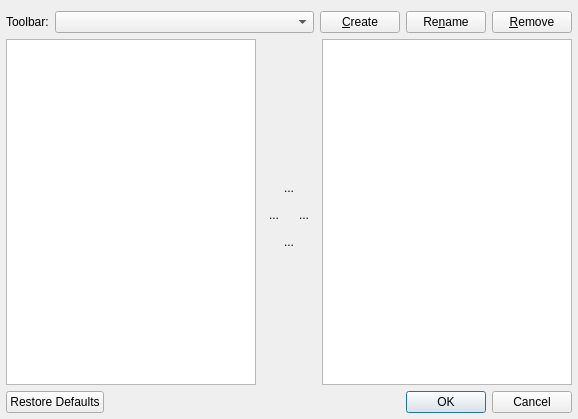
<?xml version="1.0" encoding="UTF-8"?>
<ui version="4.0">
 <class>QSUiToolBarEditor</class>
 <widget class="QDialog" name="QSUiToolBarEditor">
  <property name="geometry">
   <rect>
    <x>0</x>
    <y>0</y>
    <width>578</width>
    <height>419</height>
   </rect>
  </property>
  <property name="windowTitle">
   <string>ToolBar Editor</string>
  </property>
  <layout class="QGridLayout" name="gridLayout_2">
   <property name="leftMargin">
    <number>6</number>
   </property>
   <property name="rightMargin">
    <number>6</number>
   </property>
   <property name="bottomMargin">
    <number>6</number>
   </property>
   <item row="0" column="0" colspan="3">
    <layout class="QHBoxLayout" name="horizontalLayout_2">
     <property name="spacing">
      <number>6</number>
     </property>
     <item>
      <widget class="QLabel" name="label">
       <property name="text">
        <string>Toolbar:</string>
       </property>
      </widget>
     </item>
     <item>
      <widget class="QComboBox" name="toolbarNameComboBox">
       <property name="sizePolicy">
        <sizepolicy hsizetype="Expanding" vsizetype="Fixed">
         <horstretch>0</horstretch>
         <verstretch>0</verstretch>
        </sizepolicy>
       </property>
      </widget>
     </item>
     <item>
      <widget class="QPushButton" name="createButton">
       <property name="sizePolicy">
        <sizepolicy hsizetype="Preferred" vsizetype="Fixed">
         <horstretch>0</horstretch>
         <verstretch>0</verstretch>
        </sizepolicy>
       </property>
       <property name="text">
        <string>&amp;Create</string>
       </property>
       <property name="flat">
        <bool>false</bool>
       </property>
      </widget>
     </item>
     <item>
      <widget class="QPushButton" name="renameButton">
       <property name="sizePolicy">
        <sizepolicy hsizetype="Preferred" vsizetype="Fixed">
         <horstretch>0</horstretch>
         <verstretch>0</verstretch>
        </sizepolicy>
       </property>
       <property name="text">
        <string>Re&amp;name</string>
       </property>
       <property name="flat">
        <bool>false</bool>
       </property>
      </widget>
     </item>
     <item>
      <widget class="QPushButton" name="removeButton">
       <property name="sizePolicy">
        <sizepolicy hsizetype="Preferred" vsizetype="Fixed">
         <horstretch>0</horstretch>
         <verstretch>0</verstretch>
        </sizepolicy>
       </property>
       <property name="text">
        <string>&amp;Remove</string>
       </property>
       <property name="flat">
        <bool>false</bool>
       </property>
      </widget>
     </item>
    </layout>
   </item>
   <item row="1" column="0" rowspan="3">
    <widget class="QListWidget" name="actionsListWidget">
     <property name="editTriggers">
      <set>QAbstractItemView::NoEditTriggers</set>
     </property>
     <property name="showDropIndicator" stdset="0">
      <bool>false</bool>
     </property>
     <property name="dragEnabled">
      <bool>true</bool>
     </property>
     <property name="dragDropMode">
      <enum>QAbstractItemView::DragDrop</enum>
     </property>
     <property name="defaultDropAction">
      <enum>Qt::MoveAction</enum>
     </property>
     <property name="alternatingRowColors">
      <bool>true</bool>
     </property>
     <property name="iconSize">
      <size>
       <width>16</width>
       <height>16</height>
      </size>
     </property>
     <property name="movement">
      <enum>QListView::Free</enum>
     </property>
    </widget>
   </item>
   <item row="1" column="1">
    <spacer name="verticalSpacer">
     <property name="orientation">
      <enum>Qt::Vertical</enum>
     </property>
     <property name="sizeHint" stdset="0">
      <size>
       <width>20</width>
       <height>137</height>
      </size>
     </property>
    </spacer>
   </item>
   <item row="1" column="2" rowspan="3">
    <widget class="QListWidget" name="activeActionsListWidget">
     <property name="editTriggers">
      <set>QAbstractItemView::NoEditTriggers</set>
     </property>
     <property name="dragEnabled">
      <bool>true</bool>
     </property>
     <property name="dragDropOverwriteMode">
      <bool>false</bool>
     </property>
     <property name="dragDropMode">
      <enum>QAbstractItemView::DragDrop</enum>
     </property>
     <property name="defaultDropAction">
      <enum>Qt::MoveAction</enum>
     </property>
     <property name="alternatingRowColors">
      <bool>true</bool>
     </property>
     <property name="iconSize">
      <size>
       <width>16</width>
       <height>16</height>
      </size>
     </property>
     <property name="movement">
      <enum>QListView::Free</enum>
     </property>
    </widget>
   </item>
   <item row="2" column="1">
    <layout class="QGridLayout" name="gridLayout">
     <item row="0" column="0" colspan="2">
      <widget class="QToolButton" name="upToolButton">
       <property name="sizePolicy">
        <sizepolicy hsizetype="Preferred" vsizetype="Fixed">
         <horstretch>0</horstretch>
         <verstretch>0</verstretch>
        </sizepolicy>
       </property>
       <property name="text">
        <string notr="true">...</string>
       </property>
       <property name="autoRaise">
        <bool>true</bool>
       </property>
      </widget>
     </item>
     <item row="1" column="0">
      <widget class="QToolButton" name="removeToolButton">
       <property name="text">
        <string notr="true">...</string>
       </property>
       <property name="autoRaise">
        <bool>true</bool>
       </property>
      </widget>
     </item>
     <item row="1" column="1">
      <widget class="QToolButton" name="addToolButton">
       <property name="text">
        <string notr="true">...</string>
       </property>
       <property name="autoRaise">
        <bool>true</bool>
       </property>
      </widget>
     </item>
     <item row="2" column="0" colspan="2">
      <widget class="QToolButton" name="downToolButton">
       <property name="sizePolicy">
        <sizepolicy hsizetype="Preferred" vsizetype="Fixed">
         <horstretch>0</horstretch>
         <verstretch>0</verstretch>
        </sizepolicy>
       </property>
       <property name="text">
        <string notr="true">...</string>
       </property>
       <property name="autoRaise">
        <bool>true</bool>
       </property>
      </widget>
     </item>
    </layout>
   </item>
   <item row="3" column="1">
    <spacer name="verticalSpacer_2">
     <property name="orientation">
      <enum>Qt::Vertical</enum>
     </property>
     <property name="sizeHint" stdset="0">
      <size>
       <width>20</width>
       <height>137</height>
      </size>
     </property>
    </spacer>
   </item>
   <item row="4" column="0" colspan="3">
    <widget class="QDialogButtonBox" name="buttonBox">
     <property name="orientation">
      <enum>Qt::Horizontal</enum>
     </property>
     <property name="standardButtons">
      <set>QDialogButtonBox::Cancel|QDialogButtonBox::Ok|QDialogButtonBox::RestoreDefaults</set>
     </property>
    </widget>
   </item>
  </layout>
 </widget>
 <resources/>
 <connections>
  <connection>
   <sender>buttonBox</sender>
   <signal>accepted()</signal>
   <receiver>QSUiToolBarEditor</receiver>
   <slot>accept()</slot>
   <hints>
    <hint type="sourcelabel">
     <x>248</x>
     <y>254</y>
    </hint>
    <hint type="destinationlabel">
     <x>157</x>
     <y>274</y>
    </hint>
   </hints>
  </connection>
  <connection>
   <sender>buttonBox</sender>
   <signal>rejected()</signal>
   <receiver>QSUiToolBarEditor</receiver>
   <slot>reject()</slot>
   <hints>
    <hint type="sourcelabel">
     <x>316</x>
     <y>260</y>
    </hint>
    <hint type="destinationlabel">
     <x>286</x>
     <y>274</y>
    </hint>
   </hints>
  </connection>
 </connections>
</ui>
